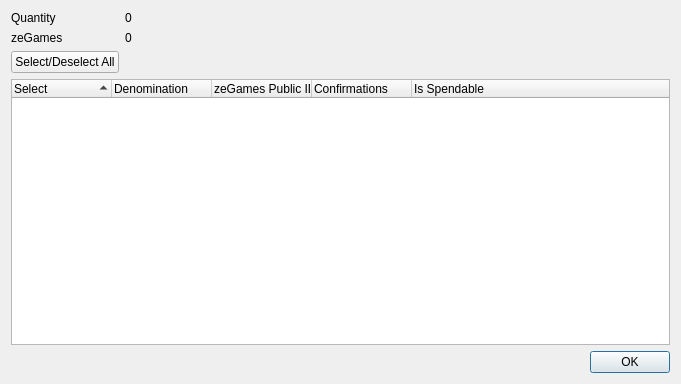
<?xml version="1.0" encoding="UTF-8"?>
<ui version="4.0">
 <class>ZeGamesControlDialog</class>
 <widget class="QDialog" name="ZeGamesControlDialog">
  <property name="geometry">
   <rect>
    <x>0</x>
    <y>0</y>
    <width>681</width>
    <height>384</height>
   </rect>
  </property>
  <property name="minimumSize">
   <size>
    <width>681</width>
    <height>384</height>
   </size>
  </property>
  <property name="windowTitle">
   <string>Select zeGames to Spend</string>
  </property>
  <layout class="QGridLayout" name="gridLayout">
   <item row="0" column="0">
    <layout class="QFormLayout" name="formLayout">
     <property name="sizeConstraint">
      <enum>QLayout::SetDefaultConstraint</enum>
     </property>
     <item row="0" column="0">
      <widget class="QLabel" name="labelQuantity">
       <property name="text">
        <string>Quantity</string>
       </property>
      </widget>
     </item>
     <item row="0" column="1">
      <widget class="QLabel" name="labelQuantity_int">
       <property name="text">
        <string>0</string>
       </property>
      </widget>
     </item>
     <item row="1" column="0">
      <widget class="QLabel" name="labelZeGames">
       <property name="text">
        <string>zeGames</string>
       </property>
      </widget>
     </item>
     <item row="1" column="1">
      <widget class="QLabel" name="labelZeGames_int">
       <property name="text">
        <string>0</string>
       </property>
      </widget>
     </item>
     <item row="2" column="0">
      <widget class="QPushButton" name="pushButtonAll">
       <property name="text">
        <string>Select/Deselect All</string>
       </property>
      </widget>
     </item>
    </layout>
   </item>
   <item row="1" column="0">
    <layout class="QVBoxLayout" name="verticalLayout">
     <item>
      <widget class="QTreeWidget" name="treeWidget">
       <property name="minimumSize">
        <size>
         <width>0</width>
         <height>250</height>
        </size>
       </property>
       <property name="alternatingRowColors">
        <bool>true</bool>
       </property>
       <property name="sortingEnabled">
        <bool>true</bool>
       </property>
       <property name="columnCount">
        <number>5</number>
       </property>
       <attribute name="headerDefaultSectionSize">
        <number>100</number>
       </attribute>
       <column>
        <property name="text">
         <string notr="true">Select</string>
        </property>
       </column>
       <column>
        <property name="text">
         <string notr="true">Denomination</string>
        </property>
       </column>
       <column>
        <property name="text">
         <string notr="true">zeGames Public ID</string>
        </property>
       </column>
       <column>
        <property name="text">
         <string notr="true">Confirmations</string>
        </property>
       </column>
       <column>
        <property name="text">
         <string>Is Spendable</string>
        </property>
       </column>
      </widget>
     </item>
     <item>
      <widget class="QDialogButtonBox" name="buttonBox">
       <property name="orientation">
        <enum>Qt::Horizontal</enum>
       </property>
       <property name="standardButtons">
        <set>QDialogButtonBox::Ok</set>
       </property>
      </widget>
     </item>
    </layout>
   </item>
  </layout>
 </widget>
 <resources/>
 <connections>
  <connection>
   <sender>buttonBox</sender>
   <signal>accepted()</signal>
   <receiver>ZeGamesControlDialog</receiver>
   <slot>accept()</slot>
   <hints>
    <hint type="sourcelabel">
     <x>248</x>
     <y>254</y>
    </hint>
    <hint type="destinationlabel">
     <x>157</x>
     <y>274</y>
    </hint>
   </hints>
  </connection>
  <connection>
   <sender>buttonBox</sender>
   <signal>rejected()</signal>
   <receiver>ZeGamesControlDialog</receiver>
   <slot>reject()</slot>
   <hints>
    <hint type="sourcelabel">
     <x>316</x>
     <y>260</y>
    </hint>
    <hint type="destinationlabel">
     <x>286</x>
     <y>274</y>
    </hint>
   </hints>
  </connection>
 </connections>
</ui>
